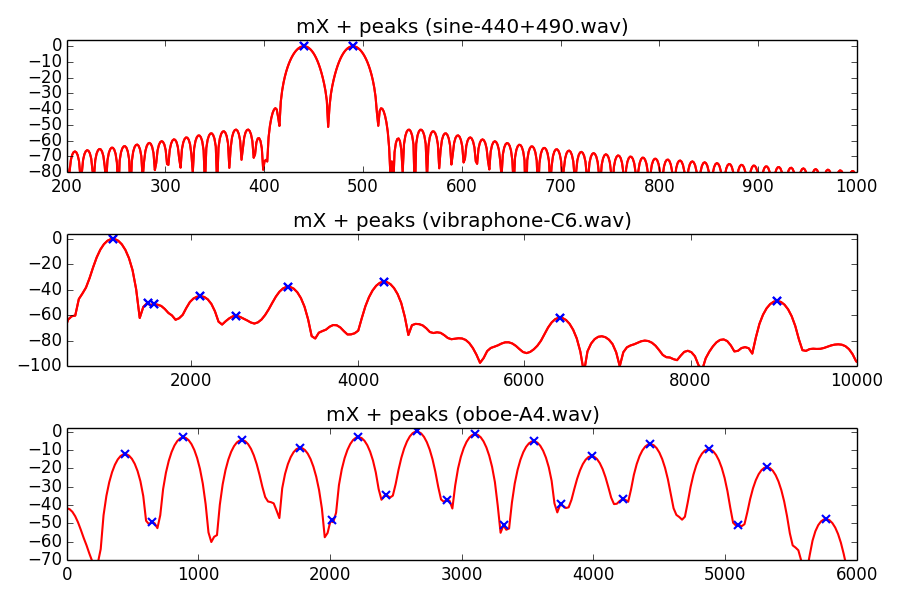

Here is the Python script that generated this plot:
import numpy as np
import matplotlib.pyplot as plt
from scipy.signal import hamming, triang, blackmanharris
import sys, os, functools, time
sys.path.append(os.path.join(os.path.dirname(os.path.realpath(__file__)), '../../../software/models/'))
import dftModel as DFT
import utilFunctions as UF



(fs, x) = UF.wavread('../../../sounds/sine-440+490.wav')
w = np.hamming(3529)
N = 16084*2
hN = N/2
t = -20
pin = 4850
x1 = x[pin:pin+w.size]
mX1, pX1 = DFT.dftAnal(x1, w, N)
ploc = UF.peakDetection(mX1, hN, t)
pmag = mX1[ploc] 
iploc, ipmag, ipphase = UF.peakInterp(mX1, pX1, ploc)

plt.figure(1, figsize=(9, 6))
plt.subplot(311)
plt.plot(fs*np.arange(0,N/2)/float(N), mX1-max(mX1), 'r', lw=1.5)
plt.plot(fs * iploc / N, ipmag-max(mX1), marker='x', color='b', alpha=1, linestyle='', markeredgewidth=1.5) 
plt.axis([200, 1000, -80, 4])
plt.title('mX + peaks (sine-440+490.wav)')

(fs, x) = UF.wavread('../../../sounds/vibraphone-C6.wav')
w = np.blackman(401)
N = 1024
hN = N/2
t = -80
pin = 200
x2 = x[pin:pin+w.size]
mX2, pX2 = DFT.dftAnal(x2, w, N)
ploc = UF.peakDetection(mX2, hN, t)
pmag = mX2[ploc] 
iploc, ipmag, ipphase = UF.peakInterp(mX2, pX2, ploc)

plt.subplot(3,1,2)
plt.plot(fs*np.arange(0,N/2)/float(N), mX2-max(mX2), 'r', lw=1.5)
plt.plot(fs * iploc / N, ipmag-max(mX2), marker='x', color='b', alpha=1, linestyle='', markeredgewidth=1.5) 
plt.axis([500,10000,-100,4])
plt.title('mX + peaks (vibraphone-C6.wav)')

(fs, x) = UF.wavread('../../../sounds/oboe-A4.wav')
w = np.blackman(651)
N = 2048
hN = N/2
t = -80
pin = 10000
x3 = x[pin:pin+w.size]
mX3, pX3 = DFT.dftAnal(x3, w, N)
ploc = UF.peakDetection(mX3, hN, t)
pmag = mX3[ploc] 
iploc, ipmag, ipphase = UF.peakInterp(mX3, pX3, ploc)

plt.subplot(3,1,3)
plt.plot(fs*np.arange(0,N/2)/float(N), mX3-max(mX3), 'r', lw=1.5)
plt.plot(fs * iploc / N, ipmag-max(mX3), marker='x', color='b', alpha=1, linestyle='', markeredgewidth=1.5)
plt.axis([0,6000,-70,2])
plt.title('mX + peaks (oboe-A4.wav)')

plt.tight_layout()
plt.savefig('sines-partials-harmonics.png')
plt.show()
